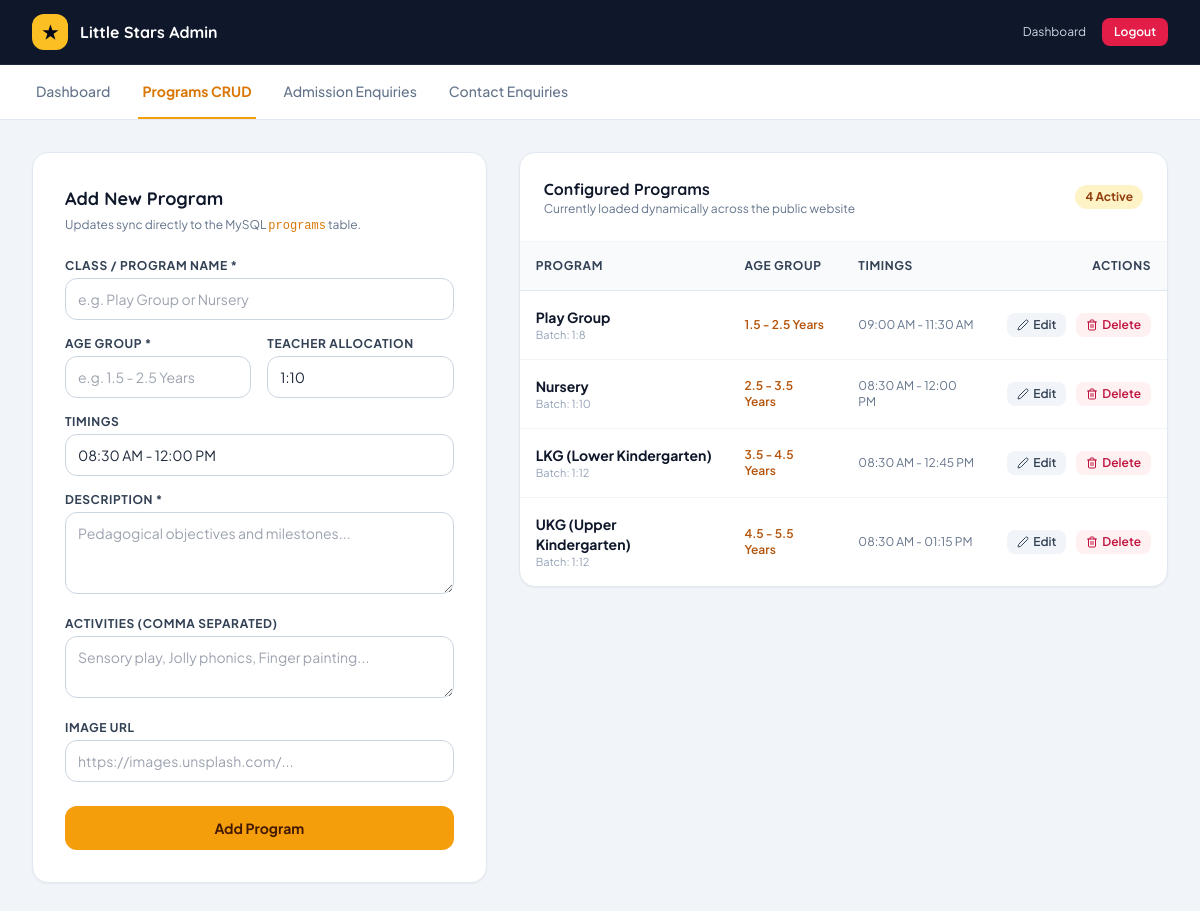
The page /admin/programs.php (signed in) on the database its author committed.
### tables this page shows
CREATE TABLE `programs` (
  `id` int(11) NOT NULL AUTO_INCREMENT,
  `name` varchar(100) NOT NULL,
  `slug` varchar(100) NOT NULL,
  `age_group` varchar(50) NOT NULL,
  `timings` varchar(100) DEFAULT NULL,
  `student_ratio` varchar(50) DEFAULT '1:10',
  `description` text NOT NULL,
  `activities` text NOT NULL COMMENT 'Comma-separated or JSON list of activities',
  `image_url` varchar(500) NOT NULL,
  `is_active` tinyint(1) NOT NULL DEFAULT 1,
  `created_at` timestamp NOT NULL DEFAULT CURRENT_TIMESTAMP,
  `updated_at` timestamp NULL DEFAULT NULL ON UPDATE CURRENT_TIMESTAMP,
  PRIMARY KEY (`id`),
  UNIQUE KEY `slug` (`slug`)
);

### admin/programs.php (the view, shortened to what this page needs)
<?php
require_once __DIR__ . '/../config/db.php';
$editing_program = null;
try {
    $programs = $pdo->query("SELECT * FROM programs ORDER BY id ASC")->fetchAll();
} catch (PDOException $e) {
    $programs = [];
}
?>
<!DOCTYPE html>
<html lang="en">
<head>
    <script src="https://cdn.tailwindcss.com"></script>
</head>
<body class="bg-slate-100 text-slate-800 antialiased min-h-screen flex flex-col">
    <header class="bg-slate-900 text-white sticky top-0 z-50 border-b border-slate-800">
        <div class="max-w-7xl mx-auto px-4 sm:px-6 lg:px-8 flex justify-between items-center h-16">
            <div class="flex items-center gap-3">
                <div class="w-9 h-9 rounded-xl bg-amber-400 text-slate-950 flex items-center justify-center font-bold text-lg">★</div>
                <div class="font-display font-bold text-base">Little Stars Admin</div>
            </div>
            <div class="flex items-center gap-4 text-xs">
                <a href="dashboard.php" class="text-slate-300 hover:text-white">Dashboard</a>
                <a href="logout.php" class="px-3 py-1.5 rounded-lg bg-rose-600 text-white font-semibold">Logout</a>
            </div>
        </div>
    </header>
    <div class="bg-white border-b border-slate-200">
        <div class="max-w-7xl mx-auto px-4 sm:px-6 lg:px-8">
            <nav class="flex space-x-6">
                <a href="dashboard.php" class="py-4 px-1 border-b-2 border-transparent font-medium text-sm text-slate-500 hover:text-slate-800">Dashboard</a>
                <a href="programs.php" class="py-4 px-1 border-b-2 border-amber-500 font-bold text-sm text-amber-600">Programs CRUD</a>
                <a href="admissions.php" class="py-4 px-1 border-b-2 border-transparent font-medium text-sm text-slate-500 hover:text-slate-800">Admission Enquiries</a>
                <a href="contacts.php" class="py-4 px-1 border-b-2 border-transparent font-medium text-sm text-slate-500 hover:text-slate-800">Contact Enquiries</a>
            </nav>
        </div>
    </div>
    <main class="flex-1 max-w-7xl w-full mx-auto px-4 sm:px-6 lg:px-8 py-8 space-y-8">
        <div class="grid grid-cols-1 lg:grid-cols-12 gap-8 items-start">
            <div class="lg:col-span-5 bg-white p-6 sm:p-8 rounded-2xl border border-slate-200 shadow-sm">
                <h2 class="font-display font-bold text-lg text-slate-900 mb-1">
                    <?php echo $editing_program ? 'Edit Program: ' . htmlspecialchars($editing_program['name']) : 'Add New Program'; ?>
                </h2>
                <p class="text-xs text-slate-500 mb-6">
                    Updates sync directly to the MySQL <code class="font-mono text-amber-600">programs</code> table.
                </p>
                <form method="POST" action="programs.php" class="space-y-4">
                    <div>
                        <label for="name" class="block text-xs font-bold uppercase tracking-wider text-slate-700 mb-1">Class / Program Name *</label>
                        <input type="text" id="name" name="name" required value="<?php echo htmlspecialchars($editing_program['name'] ?? ''); ?>" placeholder="e.g. Play Group or Nursery" class="w-full px-3 py-2.5 rounded-xl border border-slate-300 text-sm focus:outline-none focus:ring-2 focus:ring-amber-400">
                    </div>
                    <div class="grid grid-cols-2 gap-4">
                        <div>
                            <label for="age_group" class="block text-xs font-bold uppercase tracking-wider text-slate-700 mb-1">Age Group *</label>
                            <input type="text" id="age_group" name="age_group" required value="<?php echo htmlspecialchars($editing_program['age_group'] ?? ''); ?>" placeholder="e.g. 1.5 - 2.5 Years" class="w-full px-3 py-2.5 rounded-xl border border-slate-300 text-sm focus:outline-none focus:ring-2 focus:ring-amber-400">
                        </div>
                        <div>
                            <label for="student_ratio" class="block text-xs font-bold uppercase tracking-wider text-slate-700 mb-1">Teacher Allocation</label>
                            <input type="text" id="student_ratio" name="student_ratio" value="<?php echo htmlspecialchars($editing_program['student_ratio'] ?? '1:10'); ?>" placeholder="1:10" class="w-full px-3 py-2.5 rounded-xl border border-slate-300 text-sm focus:outline-none focus:ring-2 focus:ring-amber-400">
                        </div>
                    </div>
                    <div>
                        <label for="timings" class="block text-xs font-bold uppercase tracking-wider text-slate-700 mb-1">Timings</label>
                        <input type="text" id="timings" name="timings" value="<?php echo htmlspecialchars($editing_program['timings'] ?? '08:30 AM - 12:00 PM'); ?>" placeholder="e.g. 08:30 AM - 12:00 PM" class="w-full px-3 py-2.5 rounded-xl border border-slate-300 text-sm focus:outline-none focus:ring-2 focus:ring-amber-400">
                    </div>
                    <div>
                        <label for="description" class="block text-xs font-bold uppercase tracking-wider text-slate-700 mb-1">Description *</label>
                        <textarea id="description" name="description" rows="3" required placeholder="Pedagogical objectives and milestones..." class="w-full px-3 py-2.5 rounded-xl border border-slate-300 text-sm focus:outline-none focus:ring-2 focus:ring-amber-400"><?php echo htmlspecialchars($editing_program['description'] ?? ''); ?></textarea>
                    </div>
                    <div>
                        <label for="activities" class="block text-xs font-bold uppercase tracking-wider text-slate-700 mb-1">Activities (Comma separated)</label>
                        <textarea id="activities" name="activities" rows="2" placeholder="Sensory play, Jolly phonics, Finger painting..." class="w-full px-3 py-2.5 rounded-xl border border-slate-300 text-sm focus:outline-none focus:ring-2 focus:ring-amber-400"><?php echo htmlspecialchars($editing_program['activities'] ?? ''); ?></textarea>
                    </div>
                    <div>
                        <label for="image_url" class="block text-xs font-bold uppercase tracking-wider text-slate-700 mb-1">Image URL</label>
                        <input type="url" id="image_url" name="image_url" value="<?php echo htmlspecialchars($editing_program['image_url'] ?? ''); ?>" placeholder="https://images.unsplash.com/..." class="w-full px-3 py-2.5 rounded-xl border border-slate-300 text-sm focus:outline-none focus:ring-2 focus:ring-amber-400">
                    </div>
                    <div class="pt-2 flex gap-3">
                        <button type="submit" class="flex-1 py-3 rounded-xl bg-amber-500 hover:bg-amber-600 text-amber-950 font-bold text-sm transition">
                            <?php echo $editing_program ? 'Save Changes' : 'Add Program'; ?>
                        </button>
                    </div>
                </form>
            </div>
            <div class="lg:col-span-7 bg-white rounded-2xl border border-slate-200 shadow-sm overflow-hidden">
                <div class="p-6 border-b border-slate-100 flex items-center justify-between">
                    <div>
                        <h3 class="font-display font-bold text-base text-slate-900">Configured Programs</h3>
                        <p class="text-xs text-slate-500">Currently loaded dynamically across the public website</p>
                    </div>
                    <span class="text-xs bg-amber-100 text-amber-800 font-bold px-2.5 py-1 rounded-full"><?php echo count($programs); ?> Active</span>
                </div>
                <div class="overflow-x-auto">
                    <table class="w-full text-left text-xs text-slate-600">
                        <thead class="bg-slate-50 text-slate-700 font-bold uppercase tracking-wider border-b border-slate-200">
                            <tr>
                                <th class="p-4">Program</th>
                                <th class="p-4">Age Group</th>
                                <th class="p-4">Timings</th>
                                <th class="p-4 text-right">Actions</th>
                            </tr>
                        </thead>
                        <tbody class="divide-y divide-slate-100">
                            <?php if (!empty($programs)): ?>
                                <?php foreach ($programs as $p): ?>
                                    <tr class="hover:bg-slate-50/50">
                                        <td class="p-4">
                                            <div class="font-bold text-slate-900 text-sm"><?php echo htmlspecialchars($p['name']); ?></div>
                                            <div class="text-[11px] text-slate-400">Batch: <?php echo htmlspecialchars($p['student_ratio']); ?></div>
                                        </td>
                                        <td class="p-4 font-semibold text-amber-700"><?php echo htmlspecialchars($p['age_group']); ?></td>
                                        <td class="p-4 text-slate-500"><?php echo htmlspecialchars($p['timings'] ?? 'N/A'); ?></td>
                                        <td class="p-4 text-right space-x-2 whitespace-nowrap">
                                            <a href="programs.php?action=edit&id=<?php echo $p['id']; ?>" class="px-2.5 py-1 rounded-lg bg-slate-100 hover:bg-slate-200 text-slate-700 font-semibold text-xs inline-flex items-center gap-1">
                                                <i data-lucide="edit-2" class="w-3 h-3"></i> Edit
                                            </a>
                                            <a href="programs.php?action=delete&id=<?php echo $p['id']; ?>" onclick="return confirm('Are you sure you want to delete this program from MySQL?');" class="px-2.5 py-1 rounded-lg bg-rose-50 hover:bg-rose-100 text-rose-700 font-semibold text-xs inline-flex items-center gap-1">
                                                <i data-lucide="trash-2" class="w-3 h-3"></i> Delete
                                            </a>
                                        </td>
                                    </tr>
                                <?php endforeach; ?>
                            <?php else: ?>
                                <tr><td colspan="4" class="p-6 text-center text-slate-400">No programs in database.</td></tr>
                            <?php endif; ?>
                        </tbody>
                    </table>
                </div>
            </div>
        </div>
    </main>
</body>
</html>

### admin/programs.php (style rules this page uses)
body { font-family: 'Plus Jakarta Sans', sans-serif; }
h1, h2, h3, .font-display { font-family: 'Quicksand', sans-serif; }

### rows shown on the page
programs: name "Play Group", student_ratio "1:8", age_group "1.5 - 2.5 Years", timings "09:00 AM - 11:30 AM"
programs: name "Nursery", student_ratio "1:10", age_group "2.5 - 3.5 Years", timings "08:30 AM - 12:00 PM"
programs: name "LKG (Lower Kindergarten)", student_ratio "1:12", age_group "3.5 - 4.5 Years", timings "08:30 AM - 12:45 PM"
programs: name "UKG (Upper Kindergarten)", student_ratio "1:12", age_group "4.5 - 5.5 Years", timings "08:30 AM - 01:15 PM"

### other values the page prints
count($programs) "4"
